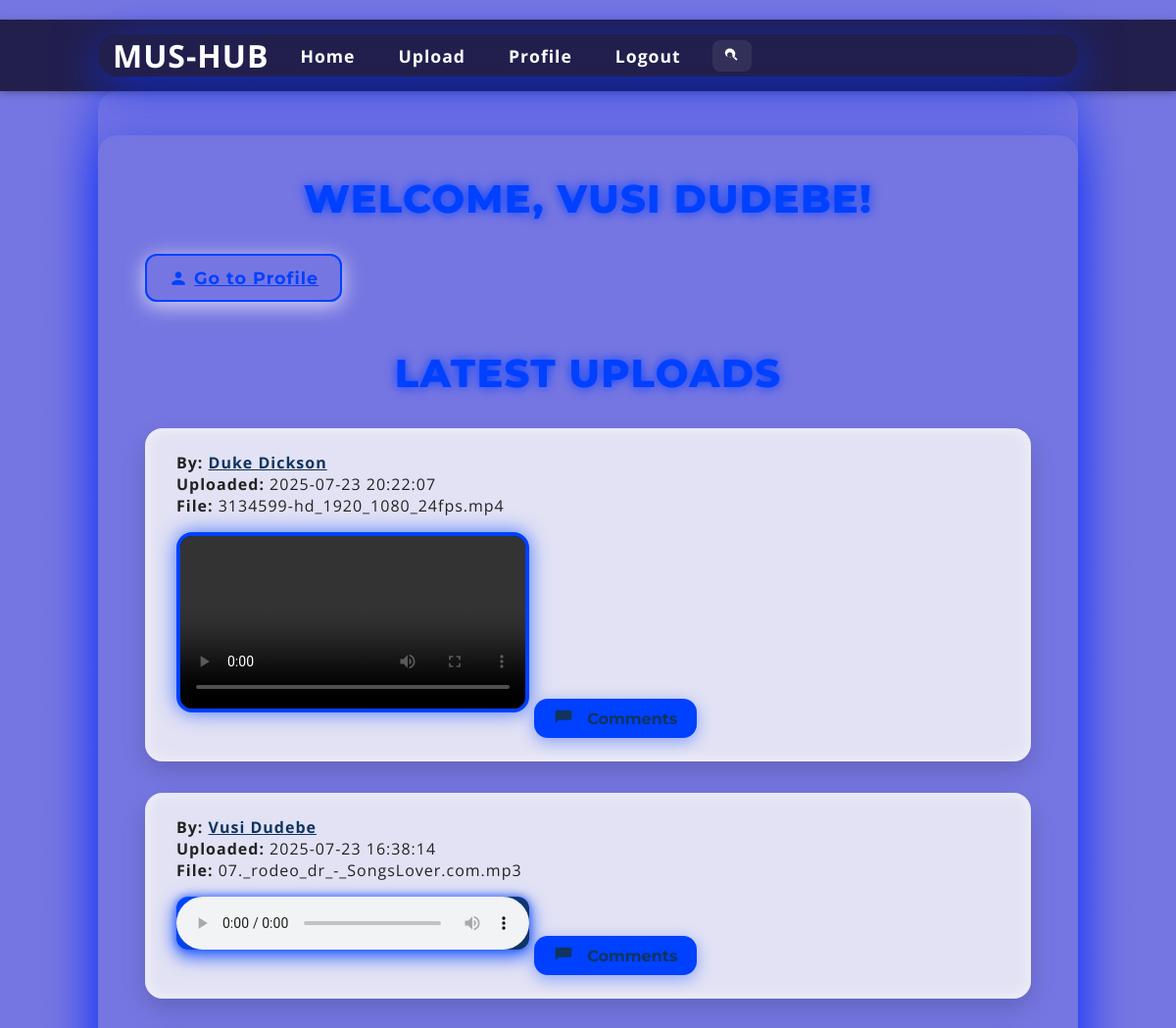
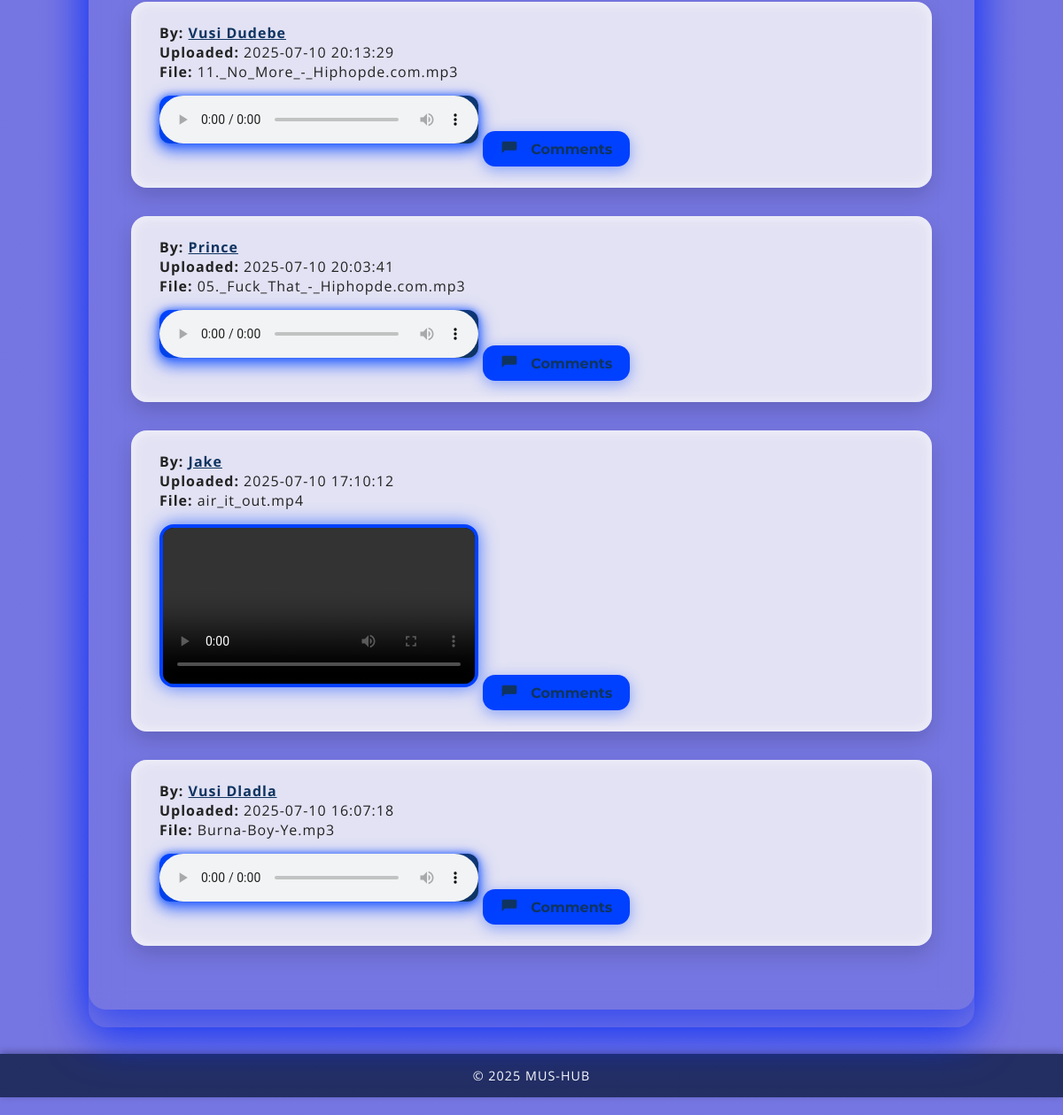
The app's page / (signed in) with its own data (2 pictures, top to bottom).
### app.py (models this page shows)
class User(db.Model):
    UserID = db.Column(db.Integer, primary_key=True)
    Username = db.Column(db.String(80), nullable=False)
    Email = db.Column(db.String(120), unique=True, nullable=False)
    Password = db.Column(db.String(200), nullable=False)
    Role = db.Column(db.String(20), nullable=False, default='user')
    Bio = db.Column(db.String(500))
    comments = db.relationship('Comment', backref='author', lazy=True)

class Content(db.Model):
    ContentID = db.Column(db.Integer, primary_key=True)
    UserID = db.Column(db.Integer, db.ForeignKey('user.UserID'), nullable=False)
    FilePath = db.Column(db.String(200), nullable=False)
    UploadDate = db.Column(db.DateTime, default=datetime.utcnow)
    user = db.relationship('User', backref='contents')

### app.py (the view)
@app.route('/')
def index():
    user_id = session.get('user_id')
    user = User.query.get(user_id) if user_id else None
    username = user.Username if user else 'Guest'
    contents = Content.query.order_by(Content.UploadDate.desc()).all()
    for content in contents:
        content.comments = Comment.query.filter_by(ContentID=content.ContentID).order_by(Comment.CommentDate).all()
    return render_template('index.html', username=username, contents=contents)

### app.py (called while the page is built)
@app.context_processor
def inject_now():
    return {
        'now': datetime.utcnow(),
        'current_user_id': session.get('user_id'),
        'User': User
    }

### templates/index.html (shortened to what this page needs)
{% extends "base.html" %}
{% block extra_css %}
  <link rel="stylesheet" href="{{ url_for('static', filename='index.css') }}">
{% endblock %}
{% block content %}
<div class="container">
  {% if 'user_id' in session %}
    <h2>Welcome, {{ username }}!</h2>
    <a href="{{ url_for('profile') }}" class="profile-link" aria-label="Go to your profile">
      <svg class="icon" viewBox="0 0 24 24" aria-hidden="true" focusable="false">
        <path d="M12 12c2.21 0 4-1.79 4-4s-1.79-4-4-4-4 1.79-4 4 1.79 4 4 4zm0 2c-2.67 0-8 1.34-8 4v2h16v-2c0-2.66-5.33-4-8-4z"/>
      </svg>
      Go to Profile
    </a>
    <h2>Latest Uploads</h2>
    {% for content in contents %}
      <div class="upload" role="region" aria-labelledby="upload-title-{{ content.ContentID }}">
        <p><strong>By:</strong>
          <a href="{{ url_for('public_profile', user_id=content.user.UserID) }}">
            {{ content.user.Username }}
          </a>
        </p>
        <p><strong>Uploaded:</strong> {{ content.UploadDate.strftime('%Y-%m-%d %H:%M:%S') }}</p>
        <p><strong>File:</strong> {{ content.FilePath }}</p>
        {% set ext = content.FilePath.split('.')[-1].lower() %}
        {% if ext in ['mp3', 'wav', 'ogg'] %}
          <audio controls>
            <source src="{{ url_for('static', filename='uploads/' ~ content.FilePath) }}" type="audio/{{ ext }}">
          </audio>
        {% elif ext in ['mp4', 'webm'] %}
          <video controls width="360" aria-labelledby="upload-title-{{ content.ContentID }}">
            <source src="{{ url_for('static', filename='uploads/' ~ content.FilePath) }}" type="video/{{ ext }}">
          </video>
        {% else %}
          <p>Preview not available for this file type.</p>
        {% endif %}
        <button
          aria-expanded="false"
          aria-controls="comments-{{ content.ContentID }}"
          onclick="toggleComments('comments-{{ content.ContentID }}', this)"
          class="comments-toggle"
          >
          <svg class="icon" viewBox="0 0 24 24" aria-hidden="true" focusable="false">
            <path d="M20 2H4c-1.1 0-2 .9-2 2v14l4-4h14c1.1 0 2-.9 2-2V4c0-1.1-.9-2-2-2z"/>
          </svg>
          Comments
        </button>
      </div>
    {% endfor %}
  {% endif %}
</div>
{% endblock %}

### static/base.css (style rules this page uses)
:root { --background: #1a1a2e; --color: #ffffff; --primary-color: #0f3460; --accent-color: #0b0885; --glass-bg: rgba(255, 255, 255, 0.05); }
* { box-sizing: border-box; margin: 0; padding: 0; }
html { scroll-behavior: smooth; }
body { font-family: "Poppins", sans-serif; background: linear-gradient(135deg, var(--background), var(--primary-color)); color: var(--color); letter-spacing: 1px; min-height: 100vh; display: flex; flex-direction: column; padding: 20px 0; }

### static/index.css (style rules this page uses)
:root { --background-color: rgba(25, 25, 207, 0.596); --color: #ffffff; --primary-color: #0f3460; --accent-color: #0040ff; --glass-bg: rgba(255, 255, 255, 0); --shadow-dark: rgba(13, 48, 248, 0.7); --shadow-light: rgba(255, 255, 255, 0); --font-family-body: 'Open Sans', sans-serif; --font-family-heading: 'Montserrat', sans-serif; }
* { box-sizing: border-box; margin: 0; padding: 0; }
html { scroll-behavior: smooth; }
body { font-family: var(--font-family-body); background-image: linear-gradient(var(--background-color), var(--background-color)), url('https://images.unsplash.com/uploads/1412282232015a06e258a/4bdd2a58?fm=jpg&q=60&w=3000'); background-size: cover; background-position: center; background-repeat: no-repeat; background-blend-mode: multiply; color: var(--color); min-height: 100vh; padding: 20px 0; display: flex; align-items: center; justify-content: center; animation: fadeIn 1s ease-in-out; flex-direction: column; overflow-y: auto; }
.container { position: relative; z-index: 2; background: var(--glass-bg); border-radius: 20px; box-shadow: 0 12px 48px var(--shadow-dark), inset 0 0 40px var(--shadow-light); backdrop-filter: blur(18px); -webkit-backdrop-filter: blur(18px); padding: 2.5rem 3rem; max-width: 1000px; width: 90vw; animation: slideUp 1.2s ease-out forwards; transition: box-shadow 0.3s ease; }
h2 { font-family: var(--font-family-heading); text-align: center; margin-bottom: 2rem; font-weight: 800; font-size: 2.5rem; color: var(--accent-color); letter-spacing: 1.2px; text-transform: uppercase; text-shadow: 0 0 12px var(--accent-color); user-select: none; }
.profile-link { font-family: var(--font-family-heading); display: inline-flex; align-items: center; justify-content: center; margin-bottom: 3rem; padding: 12px 22px; font-weight: 700; font-size: 1.1rem; color: var(--accent-color); border: 2px solid var(--accent-color); border-radius: 12px; cursor: pointer; transition: background-color 0.4s ease, color 0.4s ease, box-shadow 0.4s ease; user-select: none; box-shadow: 0 4px 20px rgba(255, 255, 255, 0.726); backdrop-filter: brightness(1.1); }
.upload { background: rgba(232, 232, 245, 0.95); color: #222; padding: 1.5rem 2rem; margin: 2rem 0; border-radius: 18px; box-shadow: 0 10px 24px rgba(0, 0, 0, 0.16), inset 0 0 16px rgba(255, 255, 255, 0.6); transition: box-shadow 0.3s ease; }
.upload a { color: var(--primary-color); font-weight: 700; transition: color 0.3s ease; font-family: var(--font-family-body); }
.upload button, .comments-toggle, .submit-comment-btn { font-family: var(--font-family-heading); display: inline-flex; align-items: center; gap: 8px; margin-top: 14px; background: var(--accent-color); color: var(--primary-color); padding: 10px 20px; border: none; border-radius: 14px; font-weight: 700; font-size: 1rem; cursor: pointer; user-select: none; transition: background-color 0.3s ease, transform 0.3s ease, box-shadow 0.3s ease; box-shadow: 0 4px 16px rgba(0, 68, 255, 0.4); }
.icon { width: 20px; height: 20px; fill: currentColor; vertical-align: middle; margin-right: 6px; transition: transform 0.3s ease; display: inline-block; }
audio { width: 100%; max-width: 360px; background: linear-gradient(135deg, #0044ff, #0f3460); border-radius: 12px; box-shadow: 0 6px 18px rgba(0, 68, 255, 0.6); outline: none; cursor: pointer; margin: 1rem 0; filter: drop-shadow(0 0 4px rgba(0, 68, 255, 0.8)); }
video { max-width: 360px; width: 100%; border: 4px solid var(--accent-color); border-radius: 16px; box-shadow: 0 0 20px rgba(0, 68, 255, 0.7); margin: 1rem 0; background: black; }

### records on screen
User: Username "VUSI DUDEBE"
Content: user.Username "Duke Dickson", UploadDate "2025-07-23 20:22:07", FilePath "3134599-hd_1920_1080_24fps.mp4"
Content: user.Username "Vusi Dudebe", UploadDate "2025-07-23 16:38:14", FilePath "07._rodeo_dr_-_SongsLover.com.mp3"
Content: user.Username "Vusi Dudebe", UploadDate "2025-07-10 20:13:29", FilePath "11._No_More_-_Hiphopde.com.mp3"
Content: user.Username "Prince", UploadDate "2025-07-10 20:03:41", FilePath "05._Fuck_That_-_Hiphopde.com.mp3"
Content: user.Username "Jake", UploadDate "2025-07-10 17:10:12", FilePath "air_it_out.mp4"
Content: user.Username "Vusi Dladla", UploadDate "2025-07-10 16:07:18", FilePath "Burna-Boy-Ye.mp3"
